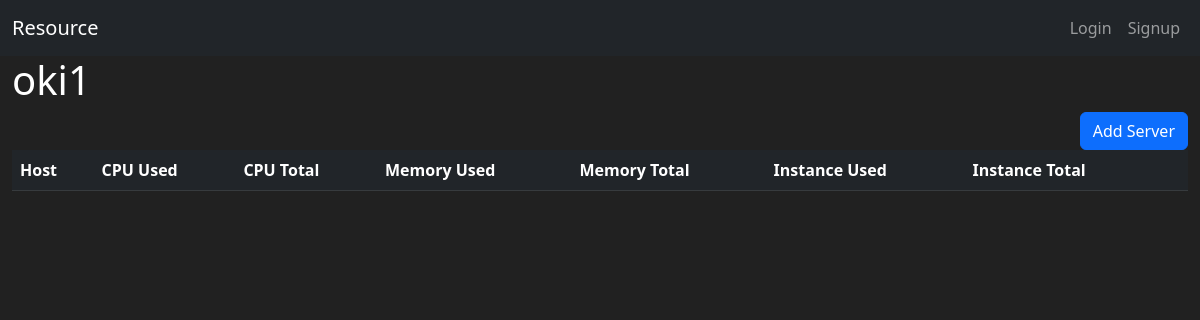
Before: /region/4/ with the older database file.
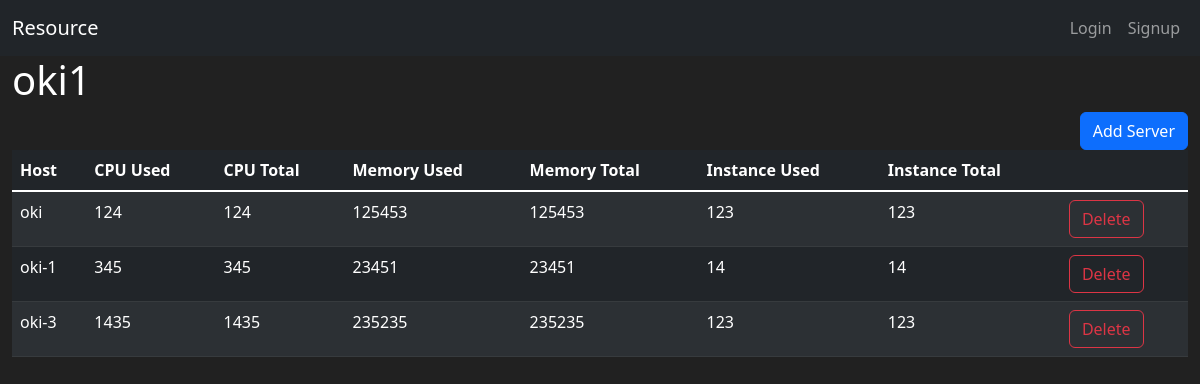
After: the same page with the newer database file.
### resource/models.py (models this page shows, shortened)
class Region(db.Model):
    id = db.Column(db.Integer, primary_key=True)
    name = db.Column(db.String(100), nullable=False, unique=True)

class Server(db.Model):
    id = db.Column(db.Integer, primary_key=True)
    region_id = db.Column(db.Integer(), db.ForeignKey(
        'region.id'))
    region = db.relationship('Region', backref=db.backref(
        'servers', cascade='all, delete-orphan'))
    host = db.Column(db.String(100), nullable=False, unique=True)
    cpu = db.Column(db.Integer(), nullable=False)
    memory = db.Column(db.Integer(), nullable=False)
    instance = db.Column(db.Integer(), nullable=False)

### resource/views/region_views.py (the view)
@bp.route('/<int:region_id>/', methods=('GET', 'POST'))
def detail(region_id):
    form = ServerCreateForm()
    regions = Region.query.all()
    region = Region.query.get_or_404(region_id)
    servers = Server.query.filter_by(region_id=region_id)
    if request.method == 'POST' and form.validate_on_submit():
        server = Server(region_id=region_id, host=form.host.data, cpu=form.cpu.data,
                        memory=form.memory.data, instance=form.instance.data)
        db.session.add(server)
        db.session.commit()
    return render_template('region/region_detail.html', regions=regions, region=region, servers=servers, form=form)

### resource/views/auth_views.py (called while the page is built)
@bp.before_app_request
def load_logged_in_user():
    user_id = session.get('user_id')
    if user_id is None:
        g.user = None
    else:
        g.user = User.query.get(user_id)

### resource/templates/region/region_detail.html (shortened to what this page needs)
{% extends "base.html" %}
{% block content %}
<div class="container-fluid">
    <h1>{{ region.name }}</h1>
    <div class="d-grid gap-2 d-md-flex justify-content-md-end">
        <button class="btn btn-primary" type="button" data-bs-toggle="modal" data-bs-target="#modal_add_server-{{ region.id }}">Add Server</button>
    </div>
    <table class="table table-hover table-striped table-dark">
        <thead>
        <tr>
            <th scope="col">Host</th>
            <th scope="col">CPU Used</th>
            <th scope="col">CPU Total</th>
            <th scope="col">Memory Used</th>
            <th scope="col">Memory Total</th>
            <th scope="col">Instance Used</th>
            <th scope="col">Instance Total</th>
            <th scope="col"></th>
        </tr>
        </thead>
        <tbody class="table-group-divider">
            {% for server in servers %}
        <tr>
            <td>{{ server.host }}</td>
            <td>{{ server.cpu }}</td>
            <td>{{ server.cpu }}</td>
            <td>{{ server.memory }}</td>
            <td>{{ server.memory }}</td>
            <td>{{ server.instance }}</td>
            <td>{{ server.instance }}</td>
            <td>
                <button type="button" class="btn btn-outline-danger">Delete</button>
            </td>
        </tr>
        {% endfor %}
        </tbody>
    </table>
</div>
{% endblock %}

### resource/templates/base.html (shortened to what this page needs)
<!DOCTYPE html>
<html lang="en">
<head>
    <link href="https://cdn.jsdelivr.net/npm/bootstrap@5.2.0-beta1/dist/css/bootstrap.min.css" rel="stylesheet">
</head>
<body>
    {% include "navbar.html" %}
    {% block content %}
    {% endblock %}
</body>
</html>

### resource/templates/navbar.html (shortened to what this page needs)
<nav class="navbar navbar-expand-lg navbar-dark bg-dark">
    <div class="container-fluid">
      <a class="navbar-brand" href="{{ url_for('main.index') }}">Resource</a>
      {% if g.user %}
      <div class="collapse navbar-collapse" id="navbarNav">
        <ul class="navbar-nav">
          {% for region in regions %}
            <li class="nav-item">
                <a class="nav-link" href="{{ url_for('region.detail', region_id=region.id) }}">{{ region.name }}</a>
            </li>
          {% endfor %}
        </ul>
      </div>
        <ul class="navbar-nav">
          <div class="nav-item">
            <a class="nav-link" href="#">{{ g.user.name }}</a>
          </div>
          <li class="nav-item">
            <a class="nav-link" href="{{ url_for('auth.logout') }}">Logout</a>
          </li>
         </ul>
      {% else %}
        <ul class="navbar-nav">
            <li class="nav-item">
            <a class="nav-link" href="{{ url_for('auth.login') }}">Login</a>
            </li>
            <li class="nav-item">
            <a class="nav-link" href="{{ url_for('auth.signup') }}">Signup</a>
            </li>
        </ul>
      {% endif %}
    </div>
  </nav>

### resource/templates/base.html (style rules this page uses)
body { background-color: #212121; color: white }

Changed rows visible on the page:
added Server: host "oki", cpu "124", memory "125453", instance "123"
added Server: host "oki-1", cpu "345", memory "23451", instance "14"
added Server: host "oki-3", cpu "1435", memory "235235", instance "123"
